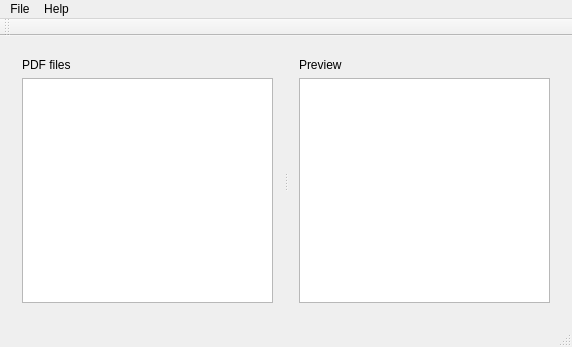
<?xml version="1.0" encoding="UTF-8"?>
<ui version="4.0">
 <class>MainWindow</class>
 <widget class="QMainWindow" name="MainWindow">
  <property name="geometry">
   <rect>
    <x>0</x>
    <y>0</y>
    <width>572</width>
    <height>347</height>
   </rect>
  </property>
  <property name="windowTitle">
   <string>WebCap</string>
  </property>
  <widget class="QWidget" name="centralWidget">
   <layout class="QHBoxLayout" name="horizontalLayout">
    <item>
     <widget class="QSplitter" name="splitter">
      <property name="sizePolicy">
       <sizepolicy hsizetype="Preferred" vsizetype="Preferred">
        <horstretch>100</horstretch>
        <verstretch>100</verstretch>
       </sizepolicy>
      </property>
      <property name="minimumSize">
       <size>
        <width>0</width>
        <height>0</height>
       </size>
      </property>
      <property name="orientation">
       <enum>Qt::Horizontal</enum>
      </property>
      <widget class="QWidget" name="verticalLayoutWidget">
       <layout class="QVBoxLayout" name="documentLayout">
        <item>
         <widget class="QLabel" name="documentLabel">
          <property name="text">
           <string>PDF files</string>
          </property>
         </widget>
        </item>
        <item>
         <widget class="QListWidget" name="documentList"/>
        </item>
       </layout>
      </widget>
      <widget class="QWidget" name="verticalLayoutWidget_2">
       <layout class="QVBoxLayout" name="previewLayout">
        <item>
         <widget class="QLabel" name="previewLabel">
          <property name="text">
           <string>Preview</string>
          </property>
         </widget>
        </item>
        <item>
         <widget class="GraphicsView" name="previewPicture"/>
        </item>
       </layout>
      </widget>
     </widget>
    </item>
   </layout>
  </widget>
  <widget class="QMenuBar" name="menuBar">
   <property name="geometry">
    <rect>
     <x>0</x>
     <y>0</y>
     <width>572</width>
     <height>21</height>
    </rect>
   </property>
   <widget class="QMenu" name="menuFile">
    <property name="title">
     <string>File</string>
    </property>
    <addaction name="actionFileShowInExplorer"/>
    <addaction name="separator"/>
    <addaction name="actionFileSettings"/>
    <addaction name="separator"/>
    <addaction name="actionFileQuit"/>
   </widget>
   <widget class="QMenu" name="menuHilfe">
    <property name="title">
     <string>Help</string>
    </property>
    <addaction name="actionHelpAboutWebCap"/>
    <addaction name="actionHelpAboutQt"/>
   </widget>
   <addaction name="menuFile"/>
   <addaction name="menuHilfe"/>
  </widget>
  <widget class="QToolBar" name="mainToolBar">
   <property name="enabled">
    <bool>false</bool>
   </property>
   <attribute name="toolBarArea">
    <enum>TopToolBarArea</enum>
   </attribute>
   <attribute name="toolBarBreak">
    <bool>false</bool>
   </attribute>
  </widget>
  <widget class="QStatusBar" name="statusBar"/>
  <action name="actionFileSelectFolder">
   <property name="text">
    <string>Select target folder...</string>
   </property>
  </action>
  <action name="actionFileShowInExplorer">
   <property name="text">
    <string>Show in Explorer</string>
   </property>
  </action>
  <action name="actionFileSettings">
   <property name="text">
    <string>Preferences...</string>
   </property>
  </action>
  <action name="actionFileQuit">
   <property name="text">
    <string>Quit</string>
   </property>
  </action>
  <action name="actionHelpAboutWebCap">
   <property name="text">
    <string>About WebCap...</string>
   </property>
  </action>
  <action name="actionHelpAboutQt">
   <property name="text">
    <string>About Qt...</string>
   </property>
  </action>
 </widget>
 <layoutdefault spacing="6" margin="11"/>
 <customwidgets>
  <customwidget>
   <class>GraphicsView</class>
   <extends>QGraphicsView</extends>
   <header>GraphicsView.hpp</header>
  </customwidget>
 </customwidgets>
 <resources/>
 <connections/>
</ui>
